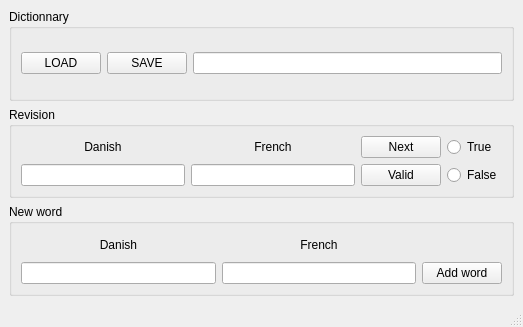
<?xml version="1.0" encoding="UTF-8"?>
<ui version="4.0">
 <class>MainWindow</class>
 <widget class="QMainWindow" name="MainWindow">
  <property name="geometry">
   <rect>
    <x>0</x>
    <y>0</y>
    <width>523</width>
    <height>327</height>
   </rect>
  </property>
  <property name="windowTitle">
   <string>MainWindow</string>
  </property>
  <widget class="QWidget" name="centralwidget">
   <layout class="QGridLayout" name="gridLayout_4">
    <item row="0" column="0">
     <widget class="QGroupBox" name="groupBox_2">
      <property name="title">
       <string>Dictionnary</string>
      </property>
      <layout class="QGridLayout" name="gridLayout_2">
       <item row="0" column="0">
        <widget class="QPushButton" name="load_pushButton">
         <property name="text">
          <string>LOAD</string>
         </property>
        </widget>
       </item>
       <item row="0" column="1">
        <widget class="QPushButton" name="save_pushButton">
         <property name="text">
          <string>SAVE</string>
         </property>
        </widget>
       </item>
       <item row="0" column="2">
        <widget class="QLineEdit" name="filename_lineEdit"/>
       </item>
      </layout>
     </widget>
    </item>
    <item row="1" column="0">
     <widget class="QGroupBox" name="groupBox">
      <property name="title">
       <string>Revision</string>
      </property>
      <layout class="QGridLayout" name="gridLayout">
       <item row="0" column="0">
        <widget class="QLabel" name="danish_label">
         <property name="text">
          <string>Danish</string>
         </property>
         <property name="alignment">
          <set>Qt::AlignCenter</set>
         </property>
        </widget>
       </item>
       <item row="0" column="1">
        <widget class="QLabel" name="English_label">
         <property name="text">
          <string>French</string>
         </property>
         <property name="alignment">
          <set>Qt::AlignCenter</set>
         </property>
        </widget>
       </item>
       <item row="0" column="2">
        <widget class="QPushButton" name="next_word_pushButton">
         <property name="text">
          <string>Next</string>
         </property>
        </widget>
       </item>
       <item row="0" column="3">
        <widget class="QRadioButton" name="true_radioButton">
         <property name="text">
          <string>True</string>
         </property>
        </widget>
       </item>
       <item row="1" column="0">
        <widget class="QLineEdit" name="revision_danish_lineEdit"/>
       </item>
       <item row="1" column="1">
        <widget class="QLineEdit" name="revision_translation_lineEdit"/>
       </item>
       <item row="1" column="2">
        <widget class="QPushButton" name="valid_pushButton">
         <property name="text">
          <string>Valid</string>
         </property>
        </widget>
       </item>
       <item row="1" column="3">
        <widget class="QRadioButton" name="false_radioButton">
         <property name="text">
          <string>False</string>
         </property>
        </widget>
       </item>
      </layout>
     </widget>
    </item>
    <item row="2" column="0">
     <widget class="QGroupBox" name="groupBox_3">
      <property name="title">
       <string>New word</string>
      </property>
      <layout class="QGridLayout" name="gridLayout_3">
       <item row="0" column="0">
        <widget class="QLabel" name="danish_label_2">
         <property name="text">
          <string>Danish</string>
         </property>
         <property name="alignment">
          <set>Qt::AlignCenter</set>
         </property>
        </widget>
       </item>
       <item row="0" column="1">
        <widget class="QLabel" name="English_label_2">
         <property name="text">
          <string>French</string>
         </property>
         <property name="alignment">
          <set>Qt::AlignCenter</set>
         </property>
        </widget>
       </item>
       <item row="1" column="0">
        <widget class="QLineEdit" name="new_word_danish_lineEdit"/>
       </item>
       <item row="1" column="1">
        <widget class="QLineEdit" name="new_word_translation_lineEdit"/>
       </item>
       <item row="1" column="2">
        <widget class="QPushButton" name="add_word_pushButton">
         <property name="text">
          <string>Add word</string>
         </property>
        </widget>
       </item>
      </layout>
     </widget>
    </item>
   </layout>
  </widget>
  <widget class="QMenuBar" name="menubar">
   <property name="geometry">
    <rect>
     <x>0</x>
     <y>0</y>
     <width>523</width>
     <height>21</height>
    </rect>
   </property>
  </widget>
  <widget class="QStatusBar" name="statusbar"/>
 </widget>
 <resources/>
 <connections/>
</ui>
